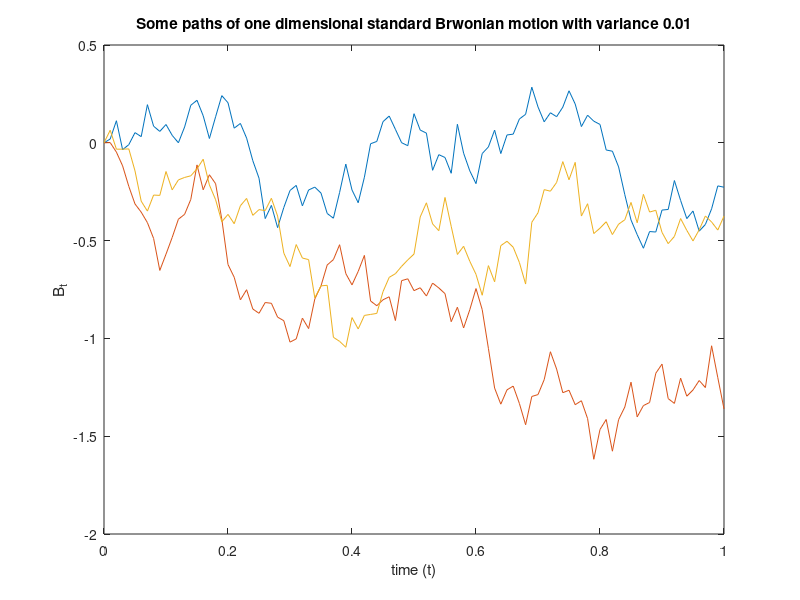

Write the MATLAB code that produced this figure.
%This file is for the reproductivity of the paths of the brownian motion B_t

rng(123)
n=100;
dt=0.01;
t = (dt:dt:n*dt)';
t = [0;t];
%define the time interval of the brownian motion t, dt is the time step and n is the number of the increments of the brownian motion.

increments1 = normrnd(0,sqrt(dt),1,n);
increments2 = normrnd(0,sqrt(dt),1,n);
increments3 = normrnd(0,sqrt(dt),1,n);
%create the increments of the brownian motion by sampling data form normal distributions N(0,dt).

path1 = [cumsum(increments1)]';
path1 = [0;path1];
path2 = [cumsum(increments2)]';
path2 = [0;path2];
path3 = [cumsum(increments3)]';
path3 = [0;path3];
%use the cumsum function to create the paths of the brownian motion


figure(1)
plot(t,path1,t,path2,t,path3)
xlabel('time (t)');
ylabel('B_t');
title('Some paths of one dimensional standard Brwonian motion with variance 0.01');
%generate the figures that show the paths of the brownian motion.

